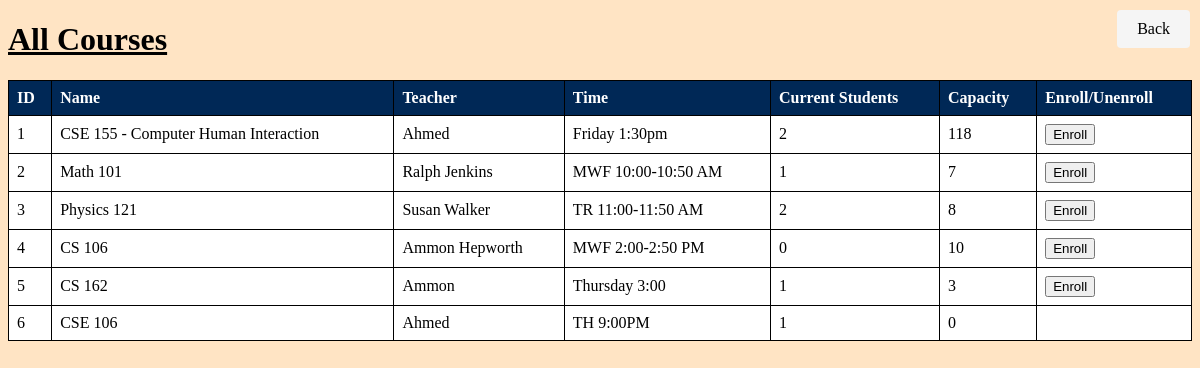
Screenshot of /all-courses (signed in) with the database file from the repository.
### login_example.py (models this page shows)
class Course(db.Model):
    id = db.Column(db.Integer, primary_key=True)
    name = db.Column(db.String(100), nullable=False)
    teacher = db.Column(db.String(100), nullable=False)
    time = db.Column(db.String(100), nullable=False)
    current_students = db.Column(db.Integer, default=0)
    capacity = db.Column(db.Integer, nullable=False)
    users = db.relationship("User", secondary="user_course" ,backref="Course")
    grades = db.relationship("Grade", backref="Course")

### login_example.py (the view)
@app.route('/all-courses')
@login_required
def all_courses():
    courses = Course.query.all()
    user = User.query.filter_by(username=current_user.username).first()
    return render_template('all_courses.html', courses=courses, user = user)

### login_example.py (called while the page is built)
@login_manager.user_loader
def load_user(user_id):
    return User.query.get(int(user_id))

### templates/all_courses.html (shortened to what this page needs)
<!DOCTYPE html>
<html lang="en">
<head>
</head>
<body>
    <h1>All Courses</h1>
    <table>
        <thead>
            <tr>
                <th>ID</th>
                <th>Name</th>
                <th>Teacher</th>
                <th>Time</th>
                <th>Current Students</th>
                <th>Capacity</th>
                <th>Enroll/Unenroll</th>
            </tr>
        </thead>
        <tbody>
            {% for course in courses %}
            <tr>
                <td>{{ course.id }}</td>
                <td>{{ course.name }}</td>
                <td>{{ course.teacher }}</td>
                <td>{{ course.time }}</td>
                <td>{{ course.current_students }}</td>
                <td>{{ course.capacity }}</td>
                <td>
                    <form action="/enroll_course" method="POST">
                    {% if course.current_students <= course.capacity or user in course.users%}
                        {% if user in course.users %}
                            <button type="submit">Unenroll</button>
                        {% else %}
                            <button type="submit">Enroll</button>
                        {% endif %}
                    {% endif %}
                    </form>
                </td>
            </tr>
            {% endfor %}
        </tbody>
    </table>
    <a href="{{ url_for('courses') }}" class="back">Back</a>
</body>
</html>

### templates/all_courses.html (style rules this page uses)
table { border-collapse: collapse; width: 100%; background-color: white; }
th, td { border: 1px solid black; text-align: left; padding: 8px; }
th { background-color: #002856; color: white; }
tr:nth-child(even) { background-color: white; }
a { color: #002856; text-decoration: none; }
.back { position: fixed; top: 10px; right: 10px; padding: 10px 20px; background-color: whitesmoke; color: black; text-decoration: none; border-radius: 4px; }
body { background-color: bisque; }
h1 { text-decoration: underline; }

### rows the page displays
Course: id "1", name "CSE 155 - Computer Human Interaction", teacher "Ahmed", time "Friday 1:30pm", current_students "2", capacity "118", shows "Enroll"
Course: id "2", name "Math 101", teacher "Ralph Jenkins", time "MWF 10:00-10:50 AM", current_students "1", capacity "7", shows "Enroll"
Course: id "3", name "Physics 121", teacher "Susan Walker", time "TR 11:00-11:50 AM", current_students "2", capacity "8", shows "Enroll"
Course: id "4", name "CS 106", teacher "Ammon Hepworth", time "MWF 2:00-2:50 PM", current_students "0", capacity "10", shows "Enroll"
Course: id "5", name "CS 162", teacher "Ammon", time "Thursday 3:00", current_students "1", capacity "3", shows "Enroll"
Course: id "6", name "CSE 106", teacher "Ahmed", time "TH 9:00PM", current_students "1", capacity "0"
